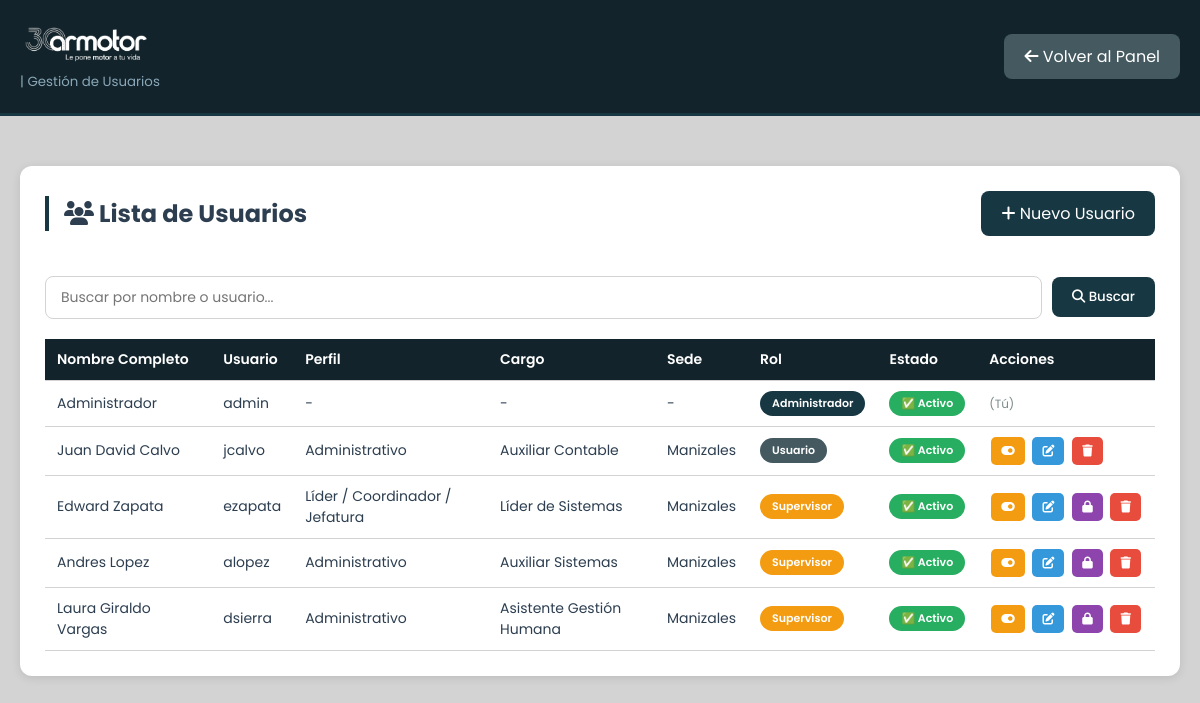
/admin/usuarios/index.php (signed in), run on the app's committed database.
### tables this page shows
CREATE TABLE `usuarios` (
  `id` int NOT NULL AUTO_INCREMENT,
  `nombre_completo` varchar(150) NOT NULL,
  `usuario` varchar(50) NOT NULL,
  `email` varchar(100) DEFAULT NULL,
  `telefono` varchar(20) DEFAULT NULL COMMENT 'Número de celular',
  `perfil_usuario` varchar(100) DEFAULT NULL COMMENT 'Perfil del usuario (Ej: Asesor)',
  `cargo` varchar(100) DEFAULT NULL COMMENT 'Cargo del usuario (Ej: Asesor comercial)',
  `sede` varchar(100) DEFAULT NULL COMMENT 'Sede donde trabaja (Ej: Manizales)',
  `password` varchar(255) NOT NULL,
  `rol_id` int DEFAULT '3' COMMENT '1=admin, 2=supervisor, 3=usuario',
  `activo` tinyint DEFAULT '1',
  `fecha_registro` datetime DEFAULT CURRENT_TIMESTAMP,
  `ultimo_acceso` datetime DEFAULT NULL,
  PRIMARY KEY (`id`),
  UNIQUE KEY `usuario` (`usuario`),
  KEY `rol_id` (`rol_id`),
  CONSTRAINT `usuarios_ibfk_1` FOREIGN KEY (`rol_id`) REFERENCES `roles` (`id`) ON DELETE SET NULL
);

### admin/usuarios/index.php (the view, shortened to what this page needs)
<?php
require_once '../../includes/auth_check.php';
$busqueda = isset($_GET['buscar']) ? trim($_GET['buscar']) : '';
if (!empty($busqueda)) {
    $sql = "SELECT u.*, r.nombre as rol_nombre
            FROM usuarios u
            LEFT JOIN roles r ON u.rol_id = r.id
            WHERE u.nombre_completo LIKE :busqueda
               OR u.usuario LIKE :busqueda
            ORDER BY u.id ASC";
    $stmt = $pdo->prepare($sql);
    $stmt->execute(['busqueda' => '%' . $busqueda . '%']);
    $usuarios = $stmt->fetchAll(PDO::FETCH_ASSOC);
} else {
    $sql = "SELECT u.*, r.nombre as rol_nombre
            FROM usuarios u
            LEFT JOIN roles r ON u.rol_id = r.id
            ORDER BY u.id ASC";
    $usuarios = $pdo->query($sql)->fetchAll(PDO::FETCH_ASSOC);
}
?>
<!DOCTYPE html>
<html lang="es">
<head>
    <link rel="stylesheet" href="https://cdnjs.cloudflare.com/ajax/libs/font-awesome/6.5.1/css/all.min.css">
</head>
<body>
    <header class="header">
        <div class="container">
            <div class="logo">
                <img src="../../uploads/logo/30-años-blanco.webp" alt="logo intranet" style="display: flex; width: 130px;">
                <small style="color: #8aa8b8;">| Gestión de Usuarios</small>
            </div>
            <a href="../index.php" class="btn-volver">
                <i class="fas fa-arrow-left"></i> Volver al Panel
            </a>
        </div>
    </header>
    <div class="container">
        <div class="card">
            <div class="acciones-header">
                <h2><i class="fas fa-users"></i> Lista de Usuarios</h2>
                <a href="crear.php" class="btn-agregar">
                    <i class="fas fa-plus"></i> Nuevo Usuario
                </a>
            </div>
            <div class="buscador-container">
                <form method="GET" action="">
                    <input type="text" name="buscar" placeholder="Buscar por nombre o usuario..." value="<?php echo htmlspecialchars($busqueda); ?>">
                    <button type="submit" class="btn-buscar">
                        <i class="fas fa-search"></i> Buscar
                    </button>
                </form>
            </div>
            <div class="table-responsive">
                <table>
                    <thead>
                        <tr>
                            <th>Nombre Completo</th>
                            <th>Usuario</th>
                            <th>Perfil</th>
                            <th>Cargo</th>
                            <th>Sede</th>
                            <th>Rol</th>
                            <th>Estado</th>
                            <th>Acciones</th>
                        </tr>
                    </thead>
                    <tbody>
                        <?php if (count($usuarios) > 0): ?>
                            <?php foreach ($usuarios as $usuario): ?>
                            <tr>
                                <td><?php echo htmlspecialchars($usuario['nombre_completo']); ?></td>
                                <td><?php echo htmlspecialchars($usuario['usuario']); ?></td>
                                <td><?php echo htmlspecialchars($usuario['perfil_usuario'] ?? '-'); ?></td>
                                <td><?php echo htmlspecialchars($usuario['cargo'] ?? '-'); ?></td>
                                <td><?php echo htmlspecialchars($usuario['sede'] ?? '-'); ?></td>
                                <td class="td-min">
                                    <?php
                                    $badge_class = 'badge-usuario';
                                    $rol_nombre = 'Usuario';
                                    if ($usuario['rol_id'] == 1) {
                                        $badge_class = 'badge-admin';
                                        $rol_nombre = 'Administrador';
                                    } elseif ($usuario['rol_id'] == 2) {
                                        $badge_class = 'badge-supervisor';
                                        $rol_nombre = 'Supervisor';
                                    }
                                    ?>
                                    <span class="badge <?php echo $badge_class; ?>">
                                        <?php echo $rol_nombre; ?>
                                    </span>
                                </td>
                                <td class="td-min">
                                    <span class="badge <?php echo $usuario['activo'] ? 'badge-activo' : 'badge-inactivo'; ?>">
                                        <?php echo $usuario['activo'] ? '✅ Activo' : '❌ Inactivo'; ?>
                                    </span>
                                </td>
                                <td class="td-min">
                                    <?php if ($usuario['id'] != $_SESSION['usuario_id']): ?>
                                        <a href="?cambiar_estado=<?php echo $usuario['id']; ?>" class="btn-accion <?php echo $usuario['activo'] ? 'btn-estado-activo' : 'btn-estado-inactivo'; ?>" title="<?php echo $usuario['activo'] ? 'Desactivar usuario' : 'Activar usuario'; ?>" onclick="return confirm('¿<?php echo $usuario['activo'] ? 'Desactivar' : 'Activar'; ?> este usuario?')">
                                            <i class="fas <?php echo $usuario['activo'] ? 'fa-toggle-on' : 'fa-toggle-off'; ?>"></i>
                                        </a>
                                        <a href="editar.php?id=<?php echo $usuario['id']; ?>" class="btn-accion btn-editar" title="Editar usuario">
                                            <i class="fas fa-edit"></i>
                                        </a>
                                        <?php if ($usuario['rol_id'] == 2): ?>
                                            <a href="../permisos/asignar.php?id=<?php echo $usuario['id']; ?>" class="btn-accion btn-permisos" title="Asignar permisos">
                                                <i class="fas fa-lock"></i>
                                            </a>
                                        <?php endif; ?>
                                        <a href="?eliminar=<?php echo $usuario['id']; ?>" class="btn-accion btn-eliminar" onclick="return confirm('¿Eliminar este usuario?')" title="Eliminar usuario">
                                            <i class="fas fa-trash"></i>
                                        </a>
                                    <?php else: ?>
                                        <span class="text-muted">(Tú)</span>
                                    <?php endif; ?>
                                </td>
                            </tr>
                            <?php endforeach; ?>
                        <?php endif; ?>
                    </tbody>
                </table>
            </div>
        </div>
    </div>
</body>
</html>

### admin/usuarios/index.php (style rules this page uses)
* { margin: 0; padding: 0; box-sizing: border-box; }
body { font-family: 'Poppins', sans-serif; background: #d3d3d3; color: #2c3e50; }
.container { max-width: 1400px; margin: 0 auto; padding: 20px; }
.header { background: #12232b; padding: 0px 0; margin-bottom: 30px; border-bottom: 3px solid #173742; }
.header .container { display: flex; justify-content: space-between; align-items: center; }
.btn-volver { background: #445960; color: white; padding: 10px 20px; text-decoration: none; border-radius: 8px; transition: all 0.3s ease; }
.card { background: white; border-radius: 12px; padding: 25px; margin-bottom: 30px; box-shadow: 0 2px 10px rgba(0,0,0,0.1); }
.card h2 { margin-bottom: 20px; border-left: 4px solid #173742; padding-left: 15px; }
.btn-agregar { background: #173742; color: white; padding: 10px 20px; text-decoration: none; border-radius: 8px; display: inline-block; margin-bottom: 20px; transition: all 0.3s ease; }
.table-responsive { overflow-x: auto; }
table { width: 100%; border-collapse: collapse; font-size: 14px; }
th, td { padding: 10px 12px; text-align: left; border-bottom: 1px solid #d3d3d3; }
th { background: #12232b; color: white; font-weight: 600; white-space: nowrap; }
.badge { padding: 4px 12px; border-radius: 20px; font-size: 11px; font-weight: 600; display: inline-block; white-space: nowrap; }
.badge-admin { background: #173742; color: white; }
.badge-supervisor { background: #f39c12; color: white; }
.badge-usuario { background: #445960; color: white; }
.badge-activo { background: #27ae60; color: white; }
.btn-accion { padding: 5px 10px; margin: 0 2px; text-decoration: none; border-radius: 5px; font-size: 12px; display: inline-block; transition: all 0.3s ease; }
.btn-editar { background: #3498db; color: white; }
.btn-eliminar { background: #e74c3c; color: white; }
.btn-permisos { background: #8e44ad; color: white; }
.btn-estado-activo { background: #f39c12; color: white; }
.acciones-header { display: flex; justify-content: space-between; align-items: center; margin-bottom: 20px; flex-wrap: wrap; gap: 10px; }
.text-muted { color: #7f8c8d; font-size: 12px; }
.td-min { white-space: nowrap; }
.buscador-container { display: flex; gap: 10px; align-items: center; margin-bottom: 20px; flex-wrap: wrap; }
.buscador-container form { display: flex; gap: 10px; align-items: center; flex: 1; flex-wrap: wrap; }
.buscador-container input[type="text"] { flex: 1; min-width: 200px; padding: 10px 15px; border: 1px solid #d3d3d3; border-radius: 8px; font-family: 'Poppins', sans-serif; font-size: 14px; transition: border-color 0.3s; }
.btn-buscar { background: #173742; color: white; padding: 10px 20px; border: none; border-radius: 8px; cursor: pointer; font-family: 'Poppins', sans-serif; font-weight: 500; transition: all 0.3s ease; white-space: nowrap; }

### data on the page
usuarios: nombre_completo "Administrador", usuario "admin", perfil_usuario "-", cargo "-", sede "-", rol "Administrador", activo "✅ Activo", shows "(Tú)"
usuarios: nombre_completo "Juan David Calvo", usuario "jcalvo", perfil_usuario "Administrativo", cargo "Auxiliar Contable", sede "Manizales", rol_nombre "Usuario", activo "✅ Activo"
usuarios: nombre_completo "Edward Zapata", usuario "ezapata", perfil_usuario "Líder / Coordinador / Jefatura", cargo "Líder de Sistemas", sede "Manizales", rol "Supervisor", activo "✅ Activo"
usuarios: nombre_completo "Andres Lopez", usuario "alopez", perfil_usuario "Administrativo", cargo "Auxiliar Sistemas", sede "Manizales", rol "Supervisor", activo "✅ Activo"
usuarios: nombre_completo "Laura Giraldo Vargas", usuario "dsierra", perfil_usuario "Administrativo", cargo "Asistente Gestión Humana", sede "Manizales", rol "Supervisor", activo "✅ Activo"
